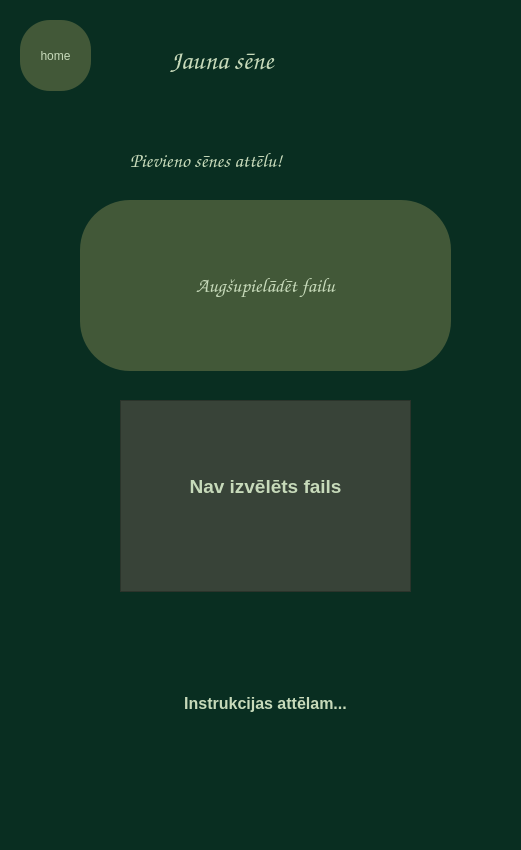
<?xml version="1.0" encoding="UTF-8"?>
<ui version="4.0">
 <class>MainWindow</class>
 <widget class="QMainWindow" name="MainWindow">
  <property name="geometry">
   <rect>
    <x>0</x>
    <y>0</y>
    <width>521</width>
    <height>850</height>
   </rect>
  </property>
  <property name="minimumSize">
   <size>
    <width>521</width>
    <height>850</height>
   </size>
  </property>
  <property name="maximumSize">
   <size>
    <width>520</width>
    <height>850</height>
   </size>
  </property>
  <property name="windowTitle">
   <string>JaunaSene</string>
  </property>
  <property name="styleSheet">
   <string notr="true">background-color: rgb(9, 46, 33);</string>
  </property>
  <widget class="QWidget" name="centralwidget">
   <widget class="QTextBrowser" name="imageselected">
    <property name="geometry">
     <rect>
      <x>120</x>
      <y>400</y>
      <width>291</width>
      <height>192</height>
     </rect>
    </property>
    <property name="maximumSize">
     <size>
      <width>291</width>
      <height>192</height>
     </size>
    </property>
    <property name="styleSheet">
     <string notr="true">background-color: rgb(56, 67, 56);
padding: 70px 0;
text-align: center;</string>
    </property>
    <property name="locale">
     <locale language="Latvian" country="Latvia"/>
    </property>
    <property name="html">
     <string>&lt;!DOCTYPE HTML PUBLIC &quot;-//W3C//DTD HTML 4.0//EN&quot; &quot;http://www.w3.org/TR/REC-html40/strict.dtd&quot;&gt;
&lt;html&gt;&lt;head&gt;&lt;meta name=&quot;qrichtext&quot; content=&quot;1&quot; /&gt;&lt;style type=&quot;text/css&quot;&gt;
p, li { white-space: pre-wrap; }
&lt;/style&gt;&lt;/head&gt;&lt;body style=&quot; font-family:'MS Shell Dlg 2'; font-size:7.8pt; font-weight:400; font-style:normal;&quot;&gt;
&lt;p align=&quot;center&quot; style=&quot; margin-top:0px; margin-bottom:0px; margin-left:0px; margin-right:0px; -qt-block-indent:0; text-indent:0px;&quot;&gt;&lt;span style=&quot; font-size:14pt; font-weight:600; color:#c7daba;&quot;&gt;Nav izvēlēts fails&lt;/span&gt;&lt;/p&gt;&lt;/body&gt;&lt;/html&gt;</string>
    </property>
   </widget>
   <widget class="QTextBrowser" name="instructions">
    <property name="geometry">
     <rect>
      <x>80</x>
      <y>620</y>
      <width>371</width>
      <height>192</height>
     </rect>
    </property>
    <property name="minimumSize">
     <size>
      <width>371</width>
      <height>192</height>
     </size>
    </property>
    <property name="maximumSize">
     <size>
      <width>371</width>
      <height>192</height>
     </size>
    </property>
    <property name="font">
     <font>
      <pointsize>12</pointsize>
     </font>
    </property>
    <property name="styleSheet">
     <string notr="true">padding: 70px 0;
text-align: center;
color: rgb(199, 218, 186);</string>
    </property>
    <property name="locale">
     <locale language="Latvian" country="Latvia"/>
    </property>
    <property name="frameShape">
     <enum>QFrame::NoFrame</enum>
    </property>
    <property name="frameShadow">
     <enum>QFrame::Plain</enum>
    </property>
    <property name="lineWidth">
     <number>0</number>
    </property>
    <property name="html">
     <string>&lt;!DOCTYPE HTML PUBLIC &quot;-//W3C//DTD HTML 4.0//EN&quot; &quot;http://www.w3.org/TR/REC-html40/strict.dtd&quot;&gt;
&lt;html&gt;&lt;head&gt;&lt;meta name=&quot;qrichtext&quot; content=&quot;1&quot; /&gt;&lt;style type=&quot;text/css&quot;&gt;
p, li { white-space: pre-wrap; }
&lt;/style&gt;&lt;/head&gt;&lt;body style=&quot; font-family:'MS Shell Dlg 2'; font-size:12pt; font-weight:400; font-style:normal;&quot;&gt;
&lt;p align=&quot;center&quot; style=&quot; margin-top:0px; margin-bottom:0px; margin-left:0px; margin-right:0px; -qt-block-indent:0; text-indent:0px;&quot;&gt;&lt;span style=&quot; font-weight:600;&quot;&gt;Instrukcijas attēlam...&lt;/span&gt;&lt;/p&gt;&lt;/body&gt;&lt;/html&gt;</string>
    </property>
   </widget>
   <widget class="QPushButton" name="homebutton">
    <property name="geometry">
     <rect>
      <x>20</x>
      <y>20</y>
      <width>71</width>
      <height>71</height>
     </rect>
    </property>
    <property name="styleSheet">
     <string notr="true">border-radius: 30px;
background-color: rgb(66, 88, 56);
color: rgb(199, 218, 186);</string>
    </property>
    <property name="text">
     <string>home</string>
    </property>
   </widget>
   <widget class="QLabel" name="newtitle">
    <property name="geometry">
     <rect>
      <x>170</x>
      <y>40</y>
      <width>181</width>
      <height>41</height>
     </rect>
    </property>
    <property name="minimumSize">
     <size>
      <width>181</width>
      <height>41</height>
     </size>
    </property>
    <property name="maximumSize">
     <size>
      <width>181</width>
      <height>41</height>
     </size>
    </property>
    <property name="palette">
     <palette>
      <active>
       <colorrole role="WindowText">
        <brush brushstyle="SolidPattern">
         <color alpha="255">
          <red>199</red>
          <green>218</green>
          <blue>186</blue>
         </color>
        </brush>
       </colorrole>
       <colorrole role="Button">
        <brush brushstyle="SolidPattern">
         <color alpha="255">
          <red>9</red>
          <green>46</green>
          <blue>33</blue>
         </color>
        </brush>
       </colorrole>
       <colorrole role="Text">
        <brush brushstyle="SolidPattern">
         <color alpha="255">
          <red>199</red>
          <green>218</green>
          <blue>186</blue>
         </color>
        </brush>
       </colorrole>
       <colorrole role="Base">
        <brush brushstyle="SolidPattern">
         <color alpha="255">
          <red>9</red>
          <green>46</green>
          <blue>33</blue>
         </color>
        </brush>
       </colorrole>
       <colorrole role="Window">
        <brush brushstyle="SolidPattern">
         <color alpha="255">
          <red>9</red>
          <green>46</green>
          <blue>33</blue>
         </color>
        </brush>
       </colorrole>
      </active>
      <inactive>
       <colorrole role="WindowText">
        <brush brushstyle="SolidPattern">
         <color alpha="255">
          <red>199</red>
          <green>218</green>
          <blue>186</blue>
         </color>
        </brush>
       </colorrole>
       <colorrole role="Button">
        <brush brushstyle="SolidPattern">
         <color alpha="255">
          <red>9</red>
          <green>46</green>
          <blue>33</blue>
         </color>
        </brush>
       </colorrole>
       <colorrole role="Text">
        <brush brushstyle="SolidPattern">
         <color alpha="255">
          <red>199</red>
          <green>218</green>
          <blue>186</blue>
         </color>
        </brush>
       </colorrole>
       <colorrole role="Base">
        <brush brushstyle="SolidPattern">
         <color alpha="255">
          <red>9</red>
          <green>46</green>
          <blue>33</blue>
         </color>
        </brush>
       </colorrole>
       <colorrole role="Window">
        <brush brushstyle="SolidPattern">
         <color alpha="255">
          <red>9</red>
          <green>46</green>
          <blue>33</blue>
         </color>
        </brush>
       </colorrole>
      </inactive>
      <disabled>
       <colorrole role="WindowText">
        <brush brushstyle="SolidPattern">
         <color alpha="255">
          <red>120</red>
          <green>120</green>
          <blue>120</blue>
         </color>
        </brush>
       </colorrole>
       <colorrole role="Button">
        <brush brushstyle="SolidPattern">
         <color alpha="255">
          <red>9</red>
          <green>46</green>
          <blue>33</blue>
         </color>
        </brush>
       </colorrole>
       <colorrole role="Text">
        <brush brushstyle="SolidPattern">
         <color alpha="255">
          <red>120</red>
          <green>120</green>
          <blue>120</blue>
         </color>
        </brush>
       </colorrole>
       <colorrole role="Base">
        <brush brushstyle="SolidPattern">
         <color alpha="255">
          <red>9</red>
          <green>46</green>
          <blue>33</blue>
         </color>
        </brush>
       </colorrole>
       <colorrole role="Window">
        <brush brushstyle="SolidPattern">
         <color alpha="255">
          <red>9</red>
          <green>46</green>
          <blue>33</blue>
         </color>
        </brush>
       </colorrole>
      </disabled>
     </palette>
    </property>
    <property name="font">
     <font>
      <family>Comic Sans MS</family>
      <pointsize>20</pointsize>
      <weight>75</weight>
      <bold>true</bold>
     </font>
    </property>
    <property name="autoFillBackground">
     <bool>false</bool>
    </property>
    <property name="locale">
     <locale language="Latvian" country="Latvia"/>
    </property>
    <property name="text">
     <string>Jauna sēne</string>
    </property>
    <property name="wordWrap">
     <bool>false</bool>
    </property>
    <property name="margin">
     <number>0</number>
    </property>
   </widget>
   <widget class="QPushButton" name="uploadbutton">
    <property name="geometry">
     <rect>
      <x>80</x>
      <y>200</y>
      <width>371</width>
      <height>171</height>
     </rect>
    </property>
    <property name="minimumSize">
     <size>
      <width>371</width>
      <height>171</height>
     </size>
    </property>
    <property name="maximumSize">
     <size>
      <width>371</width>
      <height>171</height>
     </size>
    </property>
    <property name="palette">
     <palette>
      <active>
       <colorrole role="WindowText">
        <brush brushstyle="SolidPattern">
         <color alpha="255">
          <red>199</red>
          <green>218</green>
          <blue>186</blue>
         </color>
        </brush>
       </colorrole>
       <colorrole role="Button">
        <brush brushstyle="SolidPattern">
         <color alpha="255">
          <red>66</red>
          <green>88</green>
          <blue>56</blue>
         </color>
        </brush>
       </colorrole>
       <colorrole role="Text">
        <brush brushstyle="SolidPattern">
         <color alpha="255">
          <red>199</red>
          <green>218</green>
          <blue>186</blue>
         </color>
        </brush>
       </colorrole>
       <colorrole role="ButtonText">
        <brush brushstyle="SolidPattern">
         <color alpha="255">
          <red>199</red>
          <green>218</green>
          <blue>186</blue>
         </color>
        </brush>
       </colorrole>
       <colorrole role="Base">
        <brush brushstyle="SolidPattern">
         <color alpha="255">
          <red>66</red>
          <green>88</green>
          <blue>56</blue>
         </color>
        </brush>
       </colorrole>
       <colorrole role="Window">
        <brush brushstyle="SolidPattern">
         <color alpha="255">
          <red>66</red>
          <green>88</green>
          <blue>56</blue>
         </color>
        </brush>
       </colorrole>
      </active>
      <inactive>
       <colorrole role="WindowText">
        <brush brushstyle="SolidPattern">
         <color alpha="255">
          <red>199</red>
          <green>218</green>
          <blue>186</blue>
         </color>
        </brush>
       </colorrole>
       <colorrole role="Button">
        <brush brushstyle="SolidPattern">
         <color alpha="255">
          <red>66</red>
          <green>88</green>
          <blue>56</blue>
         </color>
        </brush>
       </colorrole>
       <colorrole role="Text">
        <brush brushstyle="SolidPattern">
         <color alpha="255">
          <red>199</red>
          <green>218</green>
          <blue>186</blue>
         </color>
        </brush>
       </colorrole>
       <colorrole role="ButtonText">
        <brush brushstyle="SolidPattern">
         <color alpha="255">
          <red>199</red>
          <green>218</green>
          <blue>186</blue>
         </color>
        </brush>
       </colorrole>
       <colorrole role="Base">
        <brush brushstyle="SolidPattern">
         <color alpha="255">
          <red>66</red>
          <green>88</green>
          <blue>56</blue>
         </color>
        </brush>
       </colorrole>
       <colorrole role="Window">
        <brush brushstyle="SolidPattern">
         <color alpha="255">
          <red>66</red>
          <green>88</green>
          <blue>56</blue>
         </color>
        </brush>
       </colorrole>
      </inactive>
      <disabled>
       <colorrole role="WindowText">
        <brush brushstyle="SolidPattern">
         <color alpha="255">
          <red>199</red>
          <green>218</green>
          <blue>186</blue>
         </color>
        </brush>
       </colorrole>
       <colorrole role="Button">
        <brush brushstyle="SolidPattern">
         <color alpha="255">
          <red>66</red>
          <green>88</green>
          <blue>56</blue>
         </color>
        </brush>
       </colorrole>
       <colorrole role="Text">
        <brush brushstyle="SolidPattern">
         <color alpha="255">
          <red>199</red>
          <green>218</green>
          <blue>186</blue>
         </color>
        </brush>
       </colorrole>
       <colorrole role="ButtonText">
        <brush brushstyle="SolidPattern">
         <color alpha="255">
          <red>199</red>
          <green>218</green>
          <blue>186</blue>
         </color>
        </brush>
       </colorrole>
       <colorrole role="Base">
        <brush brushstyle="SolidPattern">
         <color alpha="255">
          <red>66</red>
          <green>88</green>
          <blue>56</blue>
         </color>
        </brush>
       </colorrole>
       <colorrole role="Window">
        <brush brushstyle="SolidPattern">
         <color alpha="255">
          <red>66</red>
          <green>88</green>
          <blue>56</blue>
         </color>
        </brush>
       </colorrole>
      </disabled>
     </palette>
    </property>
    <property name="font">
     <font>
      <family>Comic Sans MS</family>
      <pointsize>15</pointsize>
      <weight>75</weight>
      <bold>true</bold>
     </font>
    </property>
    <property name="styleSheet">
     <string notr="true">border-radius: 50px;
background-color: rgb(66, 88, 56);
color: rgb(199, 218, 186);</string>
    </property>
    <property name="locale">
     <locale language="Latvian" country="Latvia"/>
    </property>
    <property name="text">
     <string>Augšupielādēt failu</string>
    </property>
   </widget>
   <widget class="QLabel" name="instructionlabel">
    <property name="geometry">
     <rect>
      <x>130</x>
      <y>140</y>
      <width>261</width>
      <height>41</height>
     </rect>
    </property>
    <property name="minimumSize">
     <size>
      <width>261</width>
      <height>41</height>
     </size>
    </property>
    <property name="maximumSize">
     <size>
      <width>261</width>
      <height>41</height>
     </size>
    </property>
    <property name="palette">
     <palette>
      <active>
       <colorrole role="WindowText">
        <brush brushstyle="SolidPattern">
         <color alpha="255">
          <red>199</red>
          <green>218</green>
          <blue>186</blue>
         </color>
        </brush>
       </colorrole>
       <colorrole role="Button">
        <brush brushstyle="SolidPattern">
         <color alpha="255">
          <red>9</red>
          <green>46</green>
          <blue>33</blue>
         </color>
        </brush>
       </colorrole>
       <colorrole role="Text">
        <brush brushstyle="SolidPattern">
         <color alpha="255">
          <red>199</red>
          <green>218</green>
          <blue>186</blue>
         </color>
        </brush>
       </colorrole>
       <colorrole role="Base">
        <brush brushstyle="SolidPattern">
         <color alpha="255">
          <red>9</red>
          <green>46</green>
          <blue>33</blue>
         </color>
        </brush>
       </colorrole>
       <colorrole role="Window">
        <brush brushstyle="SolidPattern">
         <color alpha="255">
          <red>9</red>
          <green>46</green>
          <blue>33</blue>
         </color>
        </brush>
       </colorrole>
      </active>
      <inactive>
       <colorrole role="WindowText">
        <brush brushstyle="SolidPattern">
         <color alpha="255">
          <red>199</red>
          <green>218</green>
          <blue>186</blue>
         </color>
        </brush>
       </colorrole>
       <colorrole role="Button">
        <brush brushstyle="SolidPattern">
         <color alpha="255">
          <red>9</red>
          <green>46</green>
          <blue>33</blue>
         </color>
        </brush>
       </colorrole>
       <colorrole role="Text">
        <brush brushstyle="SolidPattern">
         <color alpha="255">
          <red>199</red>
          <green>218</green>
          <blue>186</blue>
         </color>
        </brush>
       </colorrole>
       <colorrole role="Base">
        <brush brushstyle="SolidPattern">
         <color alpha="255">
          <red>9</red>
          <green>46</green>
          <blue>33</blue>
         </color>
        </brush>
       </colorrole>
       <colorrole role="Window">
        <brush brushstyle="SolidPattern">
         <color alpha="255">
          <red>9</red>
          <green>46</green>
          <blue>33</blue>
         </color>
        </brush>
       </colorrole>
      </inactive>
      <disabled>
       <colorrole role="WindowText">
        <brush brushstyle="SolidPattern">
         <color alpha="255">
          <red>120</red>
          <green>120</green>
          <blue>120</blue>
         </color>
        </brush>
       </colorrole>
       <colorrole role="Button">
        <brush brushstyle="SolidPattern">
         <color alpha="255">
          <red>9</red>
          <green>46</green>
          <blue>33</blue>
         </color>
        </brush>
       </colorrole>
       <colorrole role="Text">
        <brush brushstyle="SolidPattern">
         <color alpha="255">
          <red>120</red>
          <green>120</green>
          <blue>120</blue>
         </color>
        </brush>
       </colorrole>
       <colorrole role="Base">
        <brush brushstyle="SolidPattern">
         <color alpha="255">
          <red>9</red>
          <green>46</green>
          <blue>33</blue>
         </color>
        </brush>
       </colorrole>
       <colorrole role="Window">
        <brush brushstyle="SolidPattern">
         <color alpha="255">
          <red>9</red>
          <green>46</green>
          <blue>33</blue>
         </color>
        </brush>
       </colorrole>
      </disabled>
     </palette>
    </property>
    <property name="font">
     <font>
      <family>Comic Sans MS</family>
      <pointsize>15</pointsize>
      <weight>75</weight>
      <bold>true</bold>
     </font>
    </property>
    <property name="autoFillBackground">
     <bool>false</bool>
    </property>
    <property name="locale">
     <locale language="Latvian" country="Latvia"/>
    </property>
    <property name="text">
     <string>Pievieno sēnes attēlu!</string>
    </property>
    <property name="wordWrap">
     <bool>false</bool>
    </property>
    <property name="margin">
     <number>0</number>
    </property>
   </widget>
  </widget>
  <widget class="QStatusBar" name="statusbar"/>
 </widget>
 <resources/>
 <connections/>
</ui>
